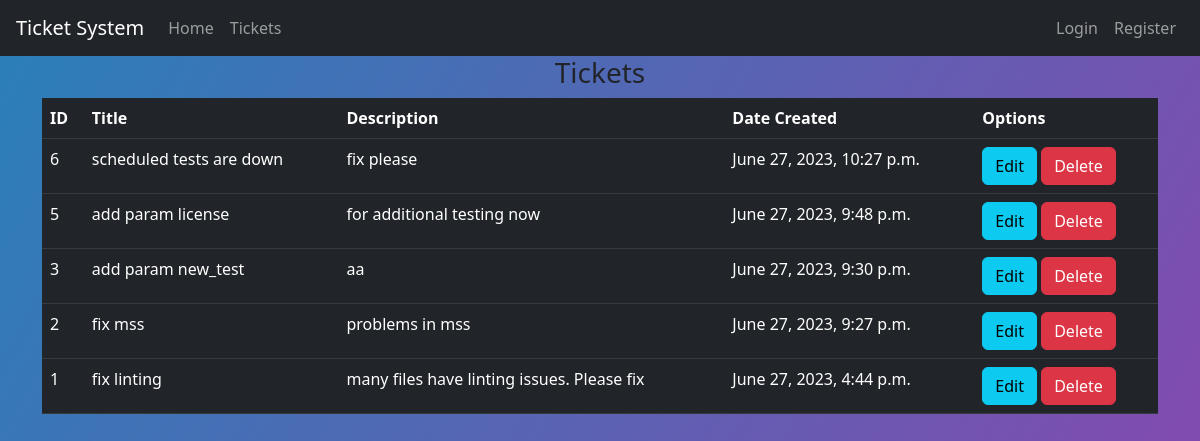
The app's page /ticketsapp/tickets/ with its own data.
### ticketsapp/models.py (models this page shows, shortened)
class Ticket(models.Model):
    title = models.CharField(max_length=200)
    description = models.TextField(null=True, blank=True)
    created = models.DateTimeField(auto_now_add=True)
    owner = models.ForeignKey(User, on_delete=models.CASCADE, null=True)
    project = models.ForeignKey(Project, on_delete=models.CASCADE, null=True) # If the project gets deleted, all tickets belonging to that project will be deleted too
    class Meta:
        ordering = ['-created']

### ticketsapp/views.py (the view)
# urls.py: path('tickets/', views.tickets_page, name='tickets_page'),
def tickets_page(request):
    tickets = Ticket.objects.all()
    context = {'tickets': tickets}
    return render(request, 'tickets.html', context)

### ticketsapp/templates/tickets.html (shortened to what this page needs)
{% extends 'layout.html' %}
{% block content %}
    <h3 align="center">Tickets</h3>
    <table class="table table-hover table-dark">
        <thead>
            <tr>
                <th scope="col">ID</th>
                <th scope="col">Title</th>
                <th scope="col">Description</th>
                <th scope="col">Date Created</th>
                <th scope="col">Options</th>
            </tr>
        </thead>
        <tbody>
            {% for ticket in tickets %}
                <tr>
                    <td>{{ ticket.id }}</td>
                    <td>{{ ticket.title }}</td>
                    <td>{{ ticket.description }}</td>
                    <td>{{ ticket.created }}</td>
                    <td>
                        <a href="{% url 'update_ticket_page' ticket.id %}" class="btn btn-outline btn-info">Edit</a>
                        <a href="{% url 'delete_ticket' ticket.id %}" class="btn btn-outline btn-danger">Delete</a>
                    </td>
                </tr>
            {% endfor %}
        </tbody>
    </table>
{% endblock %}

### ticketsapp/templates/layout.html (shortened to what this page needs)
<!doctype html>
<html lang="en">
  <head>
    {% load static %}
    <link rel="stylesheet" type="text/css" href="{% static 'site.css' %}">
    <link href="https://cdn.jsdelivr.net/npm/bootstrap@5.3.0-alpha3/dist/css/bootstrap.min.css" rel="stylesheet">
  </head>
  <body>
    <nav class="navbar navbar-expand-md navbar-dark bg-dark px-3">
        <a class="navbar-brand" href="#">Ticket System</a>
        <div class="collapse navbar-collapse" id="navbarNav">
            <ul class="navbar-nav me-auto">
                <li class="nav-item active">
                    <a class="nav-link" href="{% url 'home_page' %}">Home</a>
                </li>
                <li class="nav-item">
                    <a class="nav-link" href="{% url 'tickets_page' %}">Tickets</a>
                </li>
            </ul>
            <ul class="navbar-nav">
                <li class="nav-item">
                    <a class="nav-link" href="{% url 'login_page' %}">Login</a>
                </li>
                <li class="nav-item">
                    <a class="nav-link" href="{% url 'register_page' %}">Register</a>
                </li>
            </ul>
        </div>
      </nav>
    <div class="body-content container">
      {% block content %}
      {% endblock %}
    </div>
  </body>
</html>

### ticketsapp/static/site.css (style rules this page uses)
body { margin: 0; padding: 0; background: linear-gradient(120deg, #2980b9, #8e44ad); height: 100vh; overflow: hidden; }

### records on screen
Ticket: id "6", title "scheduled tests are down", description "fix please", created "June 27, 2023, 10:27 p.m."
Ticket: id "5", title "add param license", description "for additional testing now", created "June 27, 2023, 9:48 p.m."
Ticket: id "3", title "add param new_test", description "aa", created "June 27, 2023, 9:30 p.m."
Ticket: id "2", title "fix mss", description "problems in mss", created "June 27, 2023, 9:27 p.m."
Ticket: id "1", title "fix linting", description "many files have linting issues. Please fix", created "June 27, 2023, 4:44 p.m."
